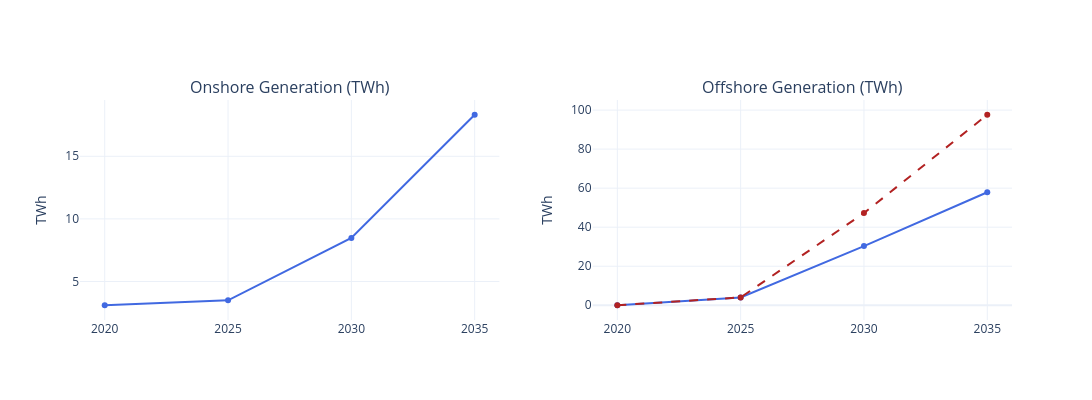

Notebook code for this chart:
### Code cell
years = list(range(2020, 2036, 5))

dictGenTWhOff = {y: gw_to_twh(dictCapGwOff[y],   cf[y]) for y in years}
dictGenTWhOffEp = {y: gw_to_twh(dictCapGwOffEp[y], cf[y]) for y in years}

# Onshore generation is "residual" so totals remain consistent with your Totals series:
dictGenTWhOn = {y: dictGenTWhTot[y] - dictGenTWhOff[y] for y in years}
dictGenTWhOn[2025] = 3.49
dictGenTWhOnEp = {y: dictGenTWhTot[y] - dictGenTWhOffEp[y] for y in years}  # optional (onshore under enhanced)

COLOR_CURRENT = "royalblue"   # current + all onshore
COLOR_ENHANCED = "firebrick"  # enhanced offshore

# -----------------------------
# 5) Plot: 2x2 subplots (capacity + generation for on/off)
#     Offshore: show both current + enhanced
# -----------------------------
fig = make_subplots(
    rows=1, cols=2,
    subplot_titles=(
        "Onshore Generation (TWh)",
        "Offshore Generation (TWh)",
    )
)


# Onshore generation (current)
fig.add_trace(go.Scatter(
    x=years, y=[dictGenTWhOn[y] for y in years],
    mode="lines+markers",
    name="Current",
    legendgroup="current",
    showlegend=False,         # already shown
    line=dict(color=COLOR_CURRENT),
), row=1, col=1)

# Offshore generation – current
fig.add_trace(go.Scatter(
    x=years, y=[dictGenTWhOff[y] for y in years],
    mode="lines+markers",
    name="Current",
    legendgroup="current",
    showlegend=False,
    line=dict(color=COLOR_CURRENT),
), row=1, col=2)

# Offshore generation – enhanced
fig.add_trace(go.Scatter(
    x=years, y=[dictGenTWhOffEp[y] for y in years],
    mode="lines+markers",
    name="Enhanced",
    legendgroup="enhanced",
    showlegend=False,         # already shown
    line=dict(color=COLOR_ENHANCED, dash="dash"),
), row=1, col=2)

fig.update_yaxes(title_text="TWh", row=1, col=1)
fig.update_yaxes(title_text="TWh", row=1, col=2)

fig.update_layout(
    template="plotly_white",
    width=1100, height=400,
    legend=dict(orientation="h", yanchor="bottom", xanchor="center", x=0.5),
)

import plotly.io as pio
pio.write_image(fig, "../figure/wind.jpg", width=1200, height=400, scale=3)
fig.show()

### Figure 1 — Plotly figure (JSON) as saved in the notebook; plotly's stock layout.template omitted (floating-point values rounded to 4 significant figures)
{"data": [{"legendgroup": "current", "line": {"color": "royalblue"}, "mode": "lines+markers", "name": "Current", "showlegend": false, "type": "scatter", "x": [2020, 2025, 2030, 2035], "xaxis": "x", "y": [3.1, 3.49, 8.481, 18.32], "yaxis": "y"}, {"legendgroup": "current", "line": {"color": "royalblue"}, "mode": "lines+markers", "name": "Current", "showlegend": false, "type": "scatter", "x": [2020, 2025, 2030, 2035], "xaxis": "x2", "y": [0, 4.01, 30.32, 57.88], "yaxis": "y2"}, {"legendgroup": "enhanced", "line": {"color": "firebrick", "dash": "dash"}, "mode": "lines+markers", "name": "Enhanced", "showlegend": false, "type": "scatter", "x": [2020, 2025, 2030, 2035], "xaxis": "x2", "y": [0, 4.01, 47.22, 97.61], "yaxis": "y2"}], "layout": {"annotations": [{"font": {"size": 16}, "showarrow": false, "text": "Onshore Generation (TWh)", "x": 0.225, "xanchor": "center", "xref": "paper", "y": 1, "yanchor": "bottom", "yref": "paper"}, {"font": {"size": 16}, "showarrow": false, "text": "Offshore Generation (TWh)", "x": 0.775, "xanchor": "center", "xref": "paper", "y": 1, "yanchor": "bottom", "yref": "paper"}], "height": 400, "legend": {"orientation": "h", "x": 0.5, "xanchor": "center", "yanchor": "bottom"}, "width": 1100, "xaxis": {"anchor": "y", "domain": [0, 0.45]}, "xaxis2": {"anchor": "y2", "domain": [0.55, 1]}, "yaxis": {"anchor": "x", "domain": [0, 1], "title": {"text": "TWh"}}, "yaxis2": {"anchor": "x2", "domain": [0, 1], "title": {"text": "TWh"}}}}
